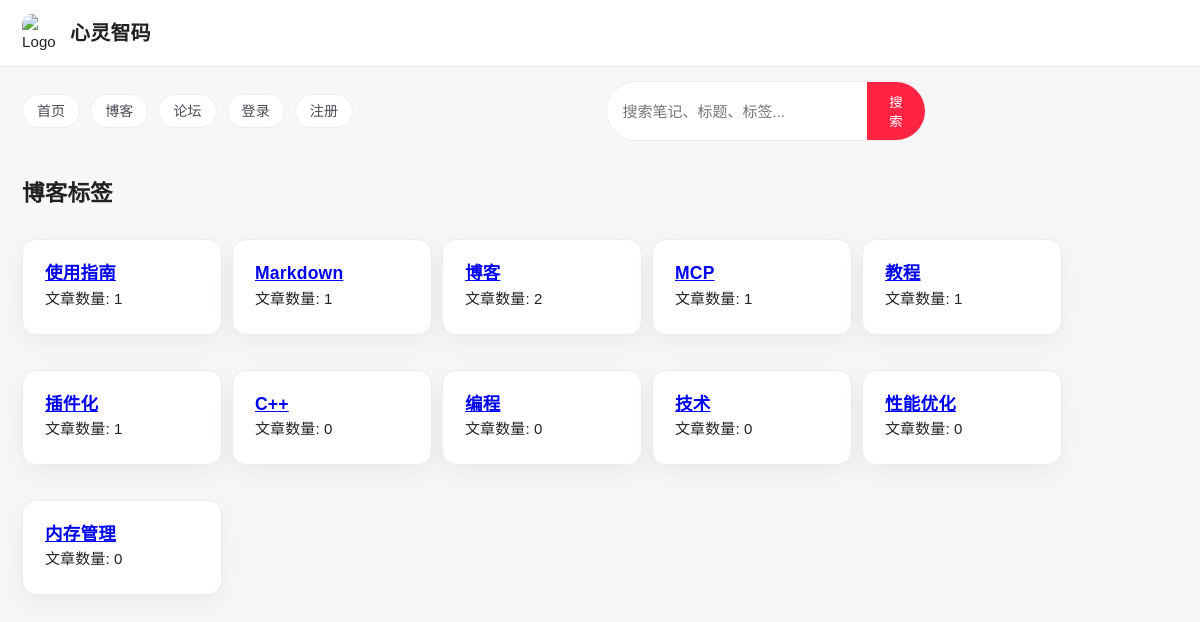
The page /blog/tags/ on the database its author committed.
### blog/models.py (models this page shows, shortened)
class Tag(models.Model):
    name = models.CharField(max_length=50, unique=True)
    slug = models.SlugField(max_length=50, unique=True)
    created_at = models.DateTimeField(auto_now_add=True)

### blog/views.py (the view)
# urls.py: path('tags/', TagListView.as_view(), name='tag_list'),
class TagListView(ListView):
    model = Tag
    template_name = 'blog/tag_list.html'
    context_object_name = 'tags'

### blog/templates/blog/tag_list.html (shortened to what this page needs)
{% extends 'base.html' %}
{% block content %}
    <div style="display: flex; justify-content: space-between; align-items: center; margin-bottom: 30px;">
        <h2>博客标签</h2>
    </div>
    {% if tags %}
        <div style="display: flex; flex-wrap: wrap; gap: 10px;">
            {% for tag in tags %}
                <div class="card" style="flex: 0 0 200px;">
                    <h3><a href="{% url 'tag_detail' tag.slug %}">{{ tag.name }}</a></h3>
                    <p>文章数量: {{ tag.posts.count }}</p>
                </div>
            {% endfor %}
        </div>
    {% endif %}
{% endblock %}

### templates/base.html (style rules this page uses)
* { margin: 0; padding: 0; box-sizing: border-box; }
:root { --xhs-red: #ff2442; --xhs-red-deep: #e51f3c; --xhs-bg: #f7f7f8; --xhs-card: #ffffff; --xhs-text: #222; --xhs-subtext: #7a7a85; --xhs-border: #ececf1; --xhs-shadow: 0 8px 24px rgba(27, 27, 33, 0.06); }
body { font-family: "PingFang SC", "Microsoft YaHei", Arial, sans-serif; line-height: 1.6; font-size: 15px; letter-spacing: 0.1px; color: var(--xhs-text); background: var(--xhs-bg); }
h1, h2, h3, h4 { line-height: 1.35; letter-spacing: 0.2px; }
p { line-height: 1.7; }
.card { background: var(--xhs-card); border-radius: 14px; padding: 22px; box-shadow: var(--xhs-shadow); margin-bottom: 25px; transition: all 0.3s ease; border: 1px solid var(--xhs-border); }

### rows shown on the page
Tag: name "使用指南", posts.count "1"
Tag: name "Markdown", posts.count "1"
Tag: name "博客", posts.count "2"
Tag: name "MCP", posts.count "1"
Tag: name "教程", posts.count "1"
Tag: name "插件化", posts.count "1"
Tag: name "C++", posts.count "0"
Tag: name "编程", posts.count "0"
Tag: name "技术", posts.count "0"
Tag: name "性能优化", posts.count "0"
Tag: name "内存管理", posts.count "0"
